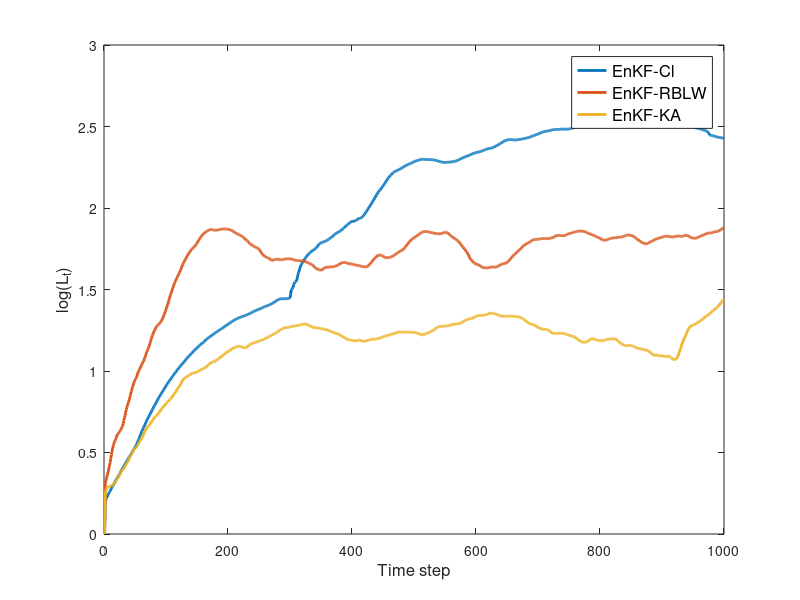
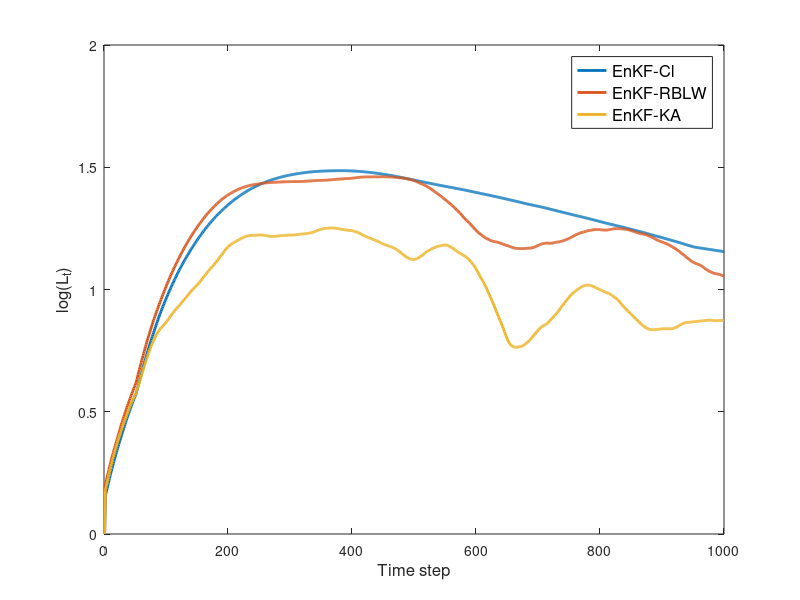
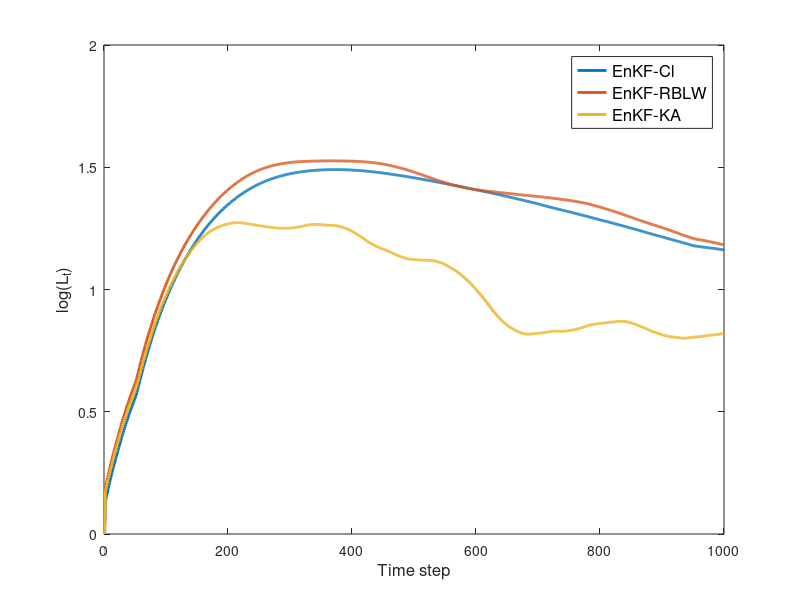
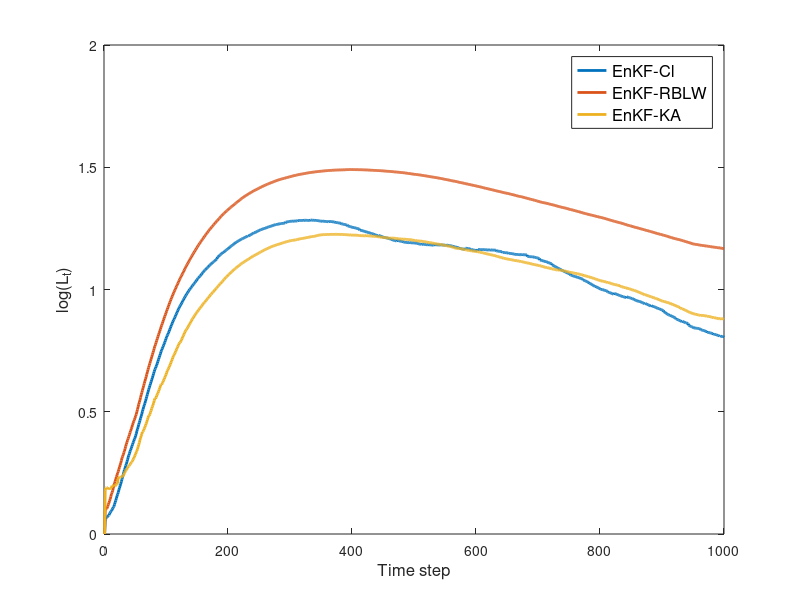

Write MATLAB code to recreate these figures, in order.
close all
load error_EnKF_KA.mat
load error_Ledoid.mat
load error_Schur.mat
cont=0;
for Nm=[1 3]
    Nm_opt=[12 25 50];
    for freq=[1 3]
        freq_opt=[1 5 10];
        for Nen=1:3
            Nen_opt=[10 50 100];
            fig=figure;
            cont=cont+1;
            if (Nen==1 || Nen==2) && Nm==3  && freq==1
                plot([0; log10(movmean(squeeze((mean(error_Schur(Nm,freq,Nen,1:2,:),4))),100))],'LineWidth',2)
            else
                plot([0; log10(movmean(squeeze((mean(error_Schur(Nm,freq,Nen,:,:),4))),100))],'LineWidth',2)
            end
            hold on

            plot([0;log10(movmean(squeeze((mean(error_Ledoid(Nm,freq,Nen,:,:),4))),100))],'LineWidth',2)
            plot([0;log10(movmean(squeeze((mean(error_EnKF_KA(Nm,freq,Nen,:,:),4))),100))],'LineWidth',2)
            if cont==7
            legend({'EnKF-Cl','EnKF-RBLW','EnKF-KA'},'FontSize',12,'Position',[0.652976195372285 0.339682544152888 0.255357137961047 0.161904757434414])
            else
            legend({'EnKF-Cl','EnKF-RBLW','EnKF-KA'},'FontSize',12,'Position',[0.652976195372285 0.223015877486221 0.255357137961047 0.161904757434414])
            end
            ylabel('log(L_t)','FontSize',12)
            xlabel('Time step','FontSize',12)
            titulo=['N= ',num2str(Nen_opt(Nen)),', \delta','t= ',num2str(freq_opt(freq)),' h',', s= ',num2str(Nm_opt(Nm)/100)];
%             title(titulo)
            figmat=(['N_',num2str(Nen_opt(Nen)),'_Observed_',num2str(Nm_opt(Nm)),'_frequency_',num2str(freq_opt(freq))]);
%             RMSE_KA=mean(sqrt(sum(error_EnKF_KA(Nm,freq,Nen,:,:).^2,5)/1500));
%             RMSE_Ledoid=mean(sqrt(sum(error_Ledoid(Nm,freq,Nen,:,:).^2,5)/1500));
%             RMSE_Schur=mean(sqrt(sum(error_Schur(Nm,freq,Nen,:,:).^2,5)/1500));
%             disp([titulo,' KA= ',num2str(RMSE_KA),' Ledoid= ',num2str(RMSE_Ledoid),' CL= ',num2str(RMSE_Schur)])
              saveas(fig,figmat,'epsc')
        end
    end
end